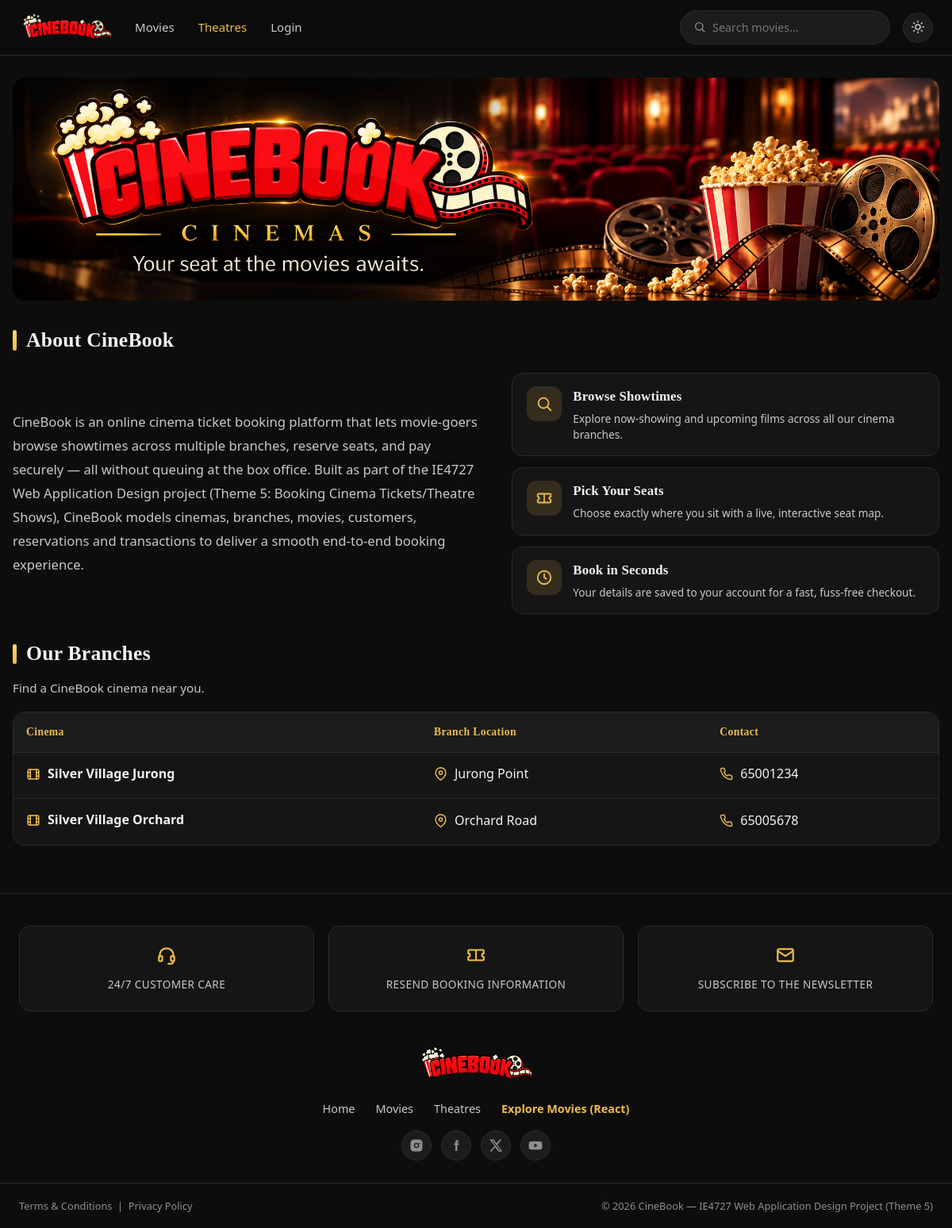
Page /about.php on the committed database.
### tables this page shows
CREATE TABLE cinema (
    Cinema_ID INT AUTO_INCREMENT PRIMARY KEY,
    Cinema_Name VARCHAR(100) NOT NULL,
    Cinema_Cont VARCHAR(20),
    Bran_ID INT,
    FOREIGN KEY (Bran_ID) REFERENCES branch(Bran_ID)
);

CREATE TABLE branch (
    Bran_ID INT AUTO_INCREMENT PRIMARY KEY,
    Bran_Location VARCHAR(150) NOT NULL,
    Manager_ID INT,
    FOREIGN KEY (Manager_ID) REFERENCES manager(Manager_ID)
);

### about.php (the view, shortened to what this page needs)
<?php
require_once 'includes/db_connect.php';
include 'includes/header.php';
?>
<img class="theatres-banner"
     src="images/ui/theatres-banner.png"
     alt="CineBook Cinemas">
<h1 class="section-title">About CineBook</h1>
<div class="about-grid">
    <div class="about-copy">
        <p class="about-intro">
        CineBook is an online cinema ticket booking platform that lets movie-goers browse showtimes
        across multiple branches, reserve seats, and pay securely &mdash; all without queuing at the
        box office. Built as part of the IE4727 Web Application Design project (Theme 5: Booking
        Cinema Tickets/Theatre Shows), CineBook models cinemas, branches, movies, customers,
        reservations and transactions to deliver a smooth end-to-end booking experience.
        </p>
    </div>
    <div class="about-features">
        <div class="about-feat">
            <span class="af-ico"><?php echo icon('search', 22); ?></span>
            <div><h3>Browse Showtimes</h3>
            <p>Explore now-showing and upcoming films across all our cinema branches.</p></div>
        </div>
        <div class="about-feat">
            <span class="af-ico"><?php echo icon('ticket', 22); ?></span>
            <div><h3>Pick Your Seats</h3>
            <p>Choose exactly where you sit with a live, interactive seat map.</p></div>
        </div>
        <div class="about-feat">
            <span class="af-ico"><?php echo icon('clock', 22); ?></span>
            <div><h3>Book in Seconds</h3>
            <p>Your details are saved to your account for a fast, fuss-free checkout.</p></div>
        </div>
    </div>
</div>
<h2 class="section-title">Our Branches</h2>
<p class="section-sub">Find a CineBook cinema near you.</p>
<div class="table-wrap">
<table class="data-table branches-table">
    <thead><tr><th>Cinema</th><th>Branch Location</th><th>Contact</th></tr></thead>
    <tbody>
    <?php
    $res = $conn->query("SELECT c.Cinema_Name, b.Bran_Location, c.Cinema_Cont
                          FROM cinema c LEFT JOIN branch b ON c.Bran_ID = b.Bran_ID");
    while ($row = $res->fetch_assoc()):
    ?>
        <tr>
            <td>
                <span class="cell-ic"><?php echo icon('film', 18); ?>
                    <span class="cinema-name"><?php echo htmlspecialchars($row['Cinema_Name']); ?></span>
                </span>
            </td>
            <td><span class="cell-ic"><?php echo icon('pin', 17); ?><?php echo htmlspecialchars($row['Bran_Location']); ?></span></td>
            <td><span class="cell-ic contact-pill"><?php echo icon('phone', 17); ?><?php echo htmlspecialchars($row['Cinema_Cont']); ?></span></td>
        </tr>
    <?php endwhile; ?>
    </tbody>
</table>
</div>
<?php include 'includes/footer.php'; $conn->close(); ?>

### includes/functions.php (shortened to what this page needs)
<?php
function icon($name, $size = 18) {
    $s = (int) $size;
    $head = '<svg class="ico" width="' . $s . '" height="' . $s . '" viewBox="0 0 24 24" aria-hidden="true"';
    $stroke = $head . ' fill="none" stroke="currentColor" stroke-width="2" stroke-linecap="round" stroke-linejoin="round">';
    switch ($name) {
        case 'search':  return $stroke . '<circle cx="11" cy="11" r="7"/><line x1="21" y1="21" x2="16.6" y2="16.6"/></svg>';
        case 'clock':   return $stroke . '<circle cx="12" cy="12" r="9"/><path d="M12 7v5l3 2"/></svg>';
        case 'calendar':return $stroke . '<rect x="3" y="4.5" width="18" height="16" rx="2"/><path d="M3 9h18M8 3v3M16 3v3"/></svg>';
        case 'headset': return $stroke . '<path d="M4 14v-2a8 8 0 0 1 16 0v2"/><rect x="3" y="13" width="4" height="6" rx="1.5"/><rect x="17" y="13" width="4" height="6" rx="1.5"/><path d="M20 19a3 3 0 0 1-3 3h-3"/></svg>';
        case 'mail':    return $stroke . '<rect x="3" y="5" width="18" height="14" rx="2"/><path d="M3.5 7.5 12 13l8.5-5.5"/></svg>';
        case 'edit':    return $stroke . '<path d="M12 20h9"/><path d="M16.5 3.5a2.1 2.1 0 0 1 3 3L7 19l-4 1 1-4z"/></svg>';
        case 'pin':     return $stroke . '<path d="M21 10c0 7-9 13-9 13s-9-6-9-13a9 9 0 0 1 18 0z"/><circle cx="12" cy="10" r="3"/></svg>';
        case 'phone':   return $stroke . '<path d="M22 16.9v3a2 2 0 0 1-2.2 2 19.8 19.8 0 0 1-8.6-3.1 19.5 19.5 0 0 1-6-6A19.8 19.8 0 0 1 2.1 4.2 2 2 0 0 1 4.1 2h3a2 2 0 0 1 2 1.7c.1.9.3 1.8.6 2.6a2 2 0 0 1-.5 2.1L8 9.6a16 16 0 0 0 6 6l1.2-1.2a2 2 0 0 1 2.1-.5c.8.3 1.7.5 2.6.6a2 2 0 0 1 1.7 2z"/></svg>';
        case 'film':    return $stroke . '<rect x="3" y="4" width="18" height="16" rx="2"/><path d="M7 4v16M17 4v16M3 9h4M3 15h4M17 9h4M17 15h4"/></svg>';
        case 'sun':     return $stroke . '<circle cx="12" cy="12" r="4"/><path d="M12 2v2M12 20v2M4.9 4.9l1.4 1.4M17.7 17.7l1.4 1.4M2 12h2M20 12h2M4.9 19.1l1.4-1.4M17.7 6.3l1.4-1.4"/></svg>';
        case 'moon':    return $stroke . '<path d="M21 12.8A8 8 0 1 1 11.2 3 6 6 0 0 0 21 12.8z"/></svg>';
        case 'play':    return $head . ' fill="currentColor"><path d="M8 5v14l11-7z"/></svg>';
        case 'ticket':  return $stroke . '<path d="M4 6h16a1 1 0 0 1 1 1v3a2 2 0 0 0 0 4v3a1 1 0 0 1-1 1H4a1 1 0 0 1-1-1v-3a2 2 0 0 0 0-4V7a1 1 0 0 1 1-1z"/><path d="M12 6.8v1.5M12 9.7v1.5M12 12.6v1.5M12 15.5v1.5"/></svg>';
        case 'instagram': return $head . ' fill="currentColor"><path fill-rule="evenodd" clip-rule="evenodd" d="M7.5 2h9A5.5 5.5 0 0 1 22 7.5v9a5.5 5.5 0 0 1-5.5 5.5h-9A5.5 5.5 0 0 1 2 16.5v-9A5.5 5.5 0 0 1 7.5 2zm4.5 5.6a4.4 4.4 0 1 0 0 8.8 4.4 4.4 0 0 0 0-8.8zm0 1.9a2.5 2.5 0 1 1 0 5 2.5 2.5 0 0 1 0-5zm5-2.2a1.15 1.15 0 1 0 0 2.3 1.15 1.15 0 0 0 0-2.3z"/></svg>';
        case 'facebook':  return $head . ' fill="currentColor"><path d="M14 8.2V6.6c0-.7.5-.9.8-.9H16V3.1l-2.2-.1C11.2 3 10.6 5 10.6 6.3v1.9H8.6V11h2v10h3.3V11h2.3l.4-2.8H14z"/></svg>';
        case 'x':         return $head . ' fill="currentColor"><path d="M18.9 2H22l-7.6 8.7L23 22h-6.8l-5.3-6.9L4.8 22H2l8.1-9.3L1.5 2H8.4l4.8 6.3L18.9 2zm-1.2 18h1.9L7.4 4H5.4z"/></svg>';
        case 'youtube':   return $head . ' fill="currentColor"><path d="M23 7.5a3 3 0 0 0-2.1-2.1C19 5 12 5 12 5s-7 0-8.9.4A3 3 0 0 0 1 7.5 31 31 0 0 0 .7 12 31 31 0 0 0 1 16.5a3 3 0 0 0 2.1 2.1C5 19 12 19 12 19s7 0 8.9-.4a3 3 0 0 0 2.1-2.1A31 31 0 0 0 23.3 12 31 31 0 0 0 23 7.5zM10 15.3V8.7l5.7 3.3z"/></svg>';
    }
}

### css/style.css (style rules this page uses)
:root { --bg: #0d0d0d; --bg-2: #151515; --bg-3: #1c1c1c; --bg-4: #242424; --gold: #eebc4d; --gold-2: #ffd678; --gold-dim: rgba(238,188,77,0.14); --text: #f3f3f3; --text-mid: #c9c9c9; --muted: #8f8f8f; --border: #2b2b2b; --border-2: #3a3a3a; --green: #4bd08b; --danger: #ff6b6b; --header-bg: rgba(13,13,13,0.9); --serif: Georgia, 'Times New Roman', Cambria, serif; --sans: 'Segoe UI', system-ui, -apple-system, 'Helvetica Neue', Arial, sans-serif; --radius: 14px; --radius-sm: 9px; --maxw: 1500px; --transition: 0.22s ease; --shadow: 0 12px 34px rgba(0,0,0,0.5); }
* { box-sizing: border-box; margin: 0; padding: 0; }
html { scroll-behavior: smooth; }
body { font-family: var(--sans); background: var(--bg); color: var(--text); line-height: 1.6; -webkit-font-smoothing: antialiased; min-height: 100vh; display: flex; flex-direction: column; }
img { max-width: 100%; display: block; }
h1, h2, h3, .serif { font-family: var(--serif); letter-spacing: 0.01em; }
.header-search .ico { color: var(--muted); }
.ico { vertical-align: -0.15em; flex: 0 0 auto; }
.section-title { font-family: var(--serif); font-size: 1.6em; font-weight: 700; margin: 30px 0 20px; display: flex; align-items: center; gap: 12px; }
.section-title::before { content: ""; width: 5px; height: 1em; border-radius: 3px; background: linear-gradient(var(--gold-2), var(--gold)); }
.about-grid { display: grid; grid-template-columns: 1.05fr 0.95fr; gap: 34px; align-items: center; margin-bottom: 12px; }
.about-intro { margin: 0; color: var(--text-mid); line-height: 1.8; font-size: 1.04em; }
.about-features { display: flex; flex-direction: column; gap: 14px; }
.about-feat { display: flex; align-items: flex-start; gap: 14px; background: var(--bg-2); border: 1px solid var(--border); border-radius: 14px; padding: 16px 18px; transition: border-color var(--transition), transform var(--transition); }
.about-feat .af-ico { flex: 0 0 auto; width: 44px; height: 44px; border-radius: 12px; display: inline-flex; align-items: center; justify-content: center; background: var(--gold-dim); color: var(--gold); }
.about-feat h3 { font-family: var(--serif); font-size: 1.05em; margin-bottom: 4px; }
.about-feat p { font-size: 0.85em; color: var(--text-mid); line-height: 1.5; }
.section-sub { color: var(--text-mid); margin: -10px 0 18px; font-size: 0.95em; }
.cell-ic { display: inline-flex; align-items: center; gap: 9px; }
.cell-ic .ico { color: var(--gold); flex: 0 0 auto; }
.branches-table .cinema-name { font-weight: 600; color: var(--text); }
.table-wrap { overflow-x: auto; border-radius: var(--radius); border: 1px solid var(--border); }
table.data-table { width: 100%; border-collapse: collapse; background: var(--bg-2); min-width: 560px; }
table.data-table th, table.data-table td { padding: 14px 16px; text-align: left; border-bottom: 1px solid var(--border); }
table.data-table thead th { background: var(--bg-3); color: var(--gold); font-family: var(--serif); font-size: 0.85em; letter-spacing: 0.03em; }
table.data-table tbody tr { transition: background var(--transition); }
table.data-table tbody tr:last-child td { border-bottom: none; }
.social-ico svg { width: 18px; height: 18px; display: block; }
.theatres-banner { width: 100%; height: auto; display: block; border-radius: 16px; object-fit: cover; }

### rows in the picture
cinema: $s 18 (drawn), Cinema_Name "Silver Village Jurong", Bran_ID.Bran_Location "Jurong Point", Cinema_Cont "65001234"
cinema: $s 18 (drawn), Cinema_Name "Silver Village Orchard", Bran_ID.Bran_Location "Orchard Road", Cinema_Cont "65005678"
